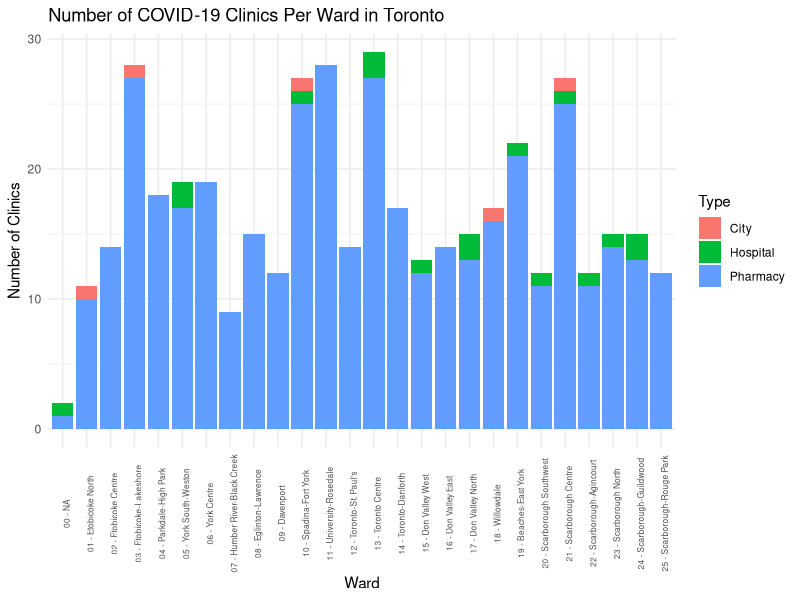
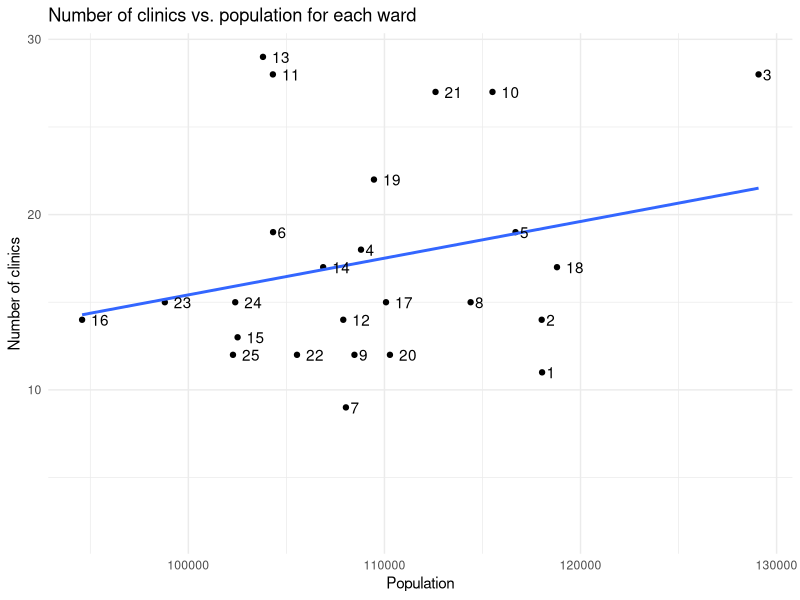
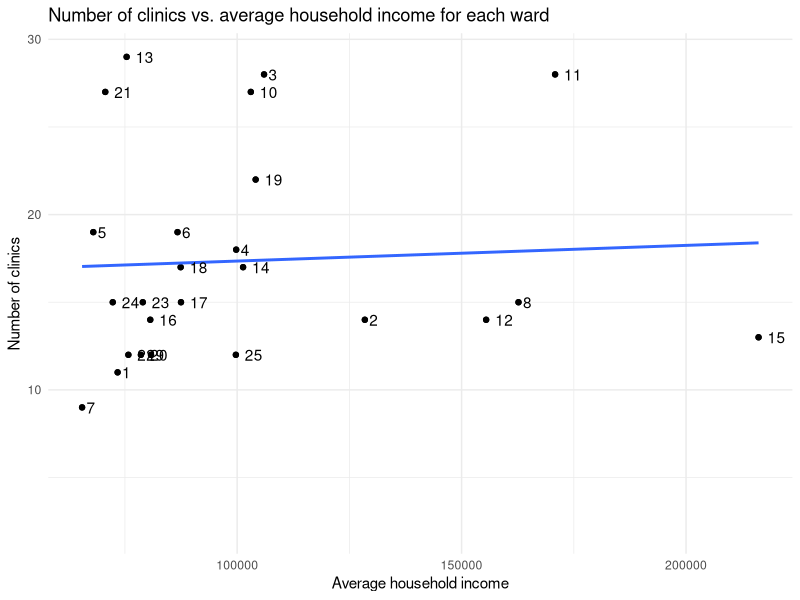

The R source for these figures, in order:
## ---- chunk 1
#| message: false
#| echo: false

#### Workspace set-up ####

## Load packages
library(tidyverse) # a collection of data-related packages
library(knitr) # for kable
library(kableExtra)
library(here)
library(ggbeeswarm)

#### Read in cleaned data ####

cleaned_clinic_data = read_csv(
  file = here("inputs/data/cleaned_clinic_data.csv"),
  show_col_types = FALSE
)

summarized_clinic_data = read_csv(
  file = here("inputs/data/summarized_clinic_data.csv"),
  show_col_types = FALSE
)
## ---- chunk 2
#| echo: false
#| message: false
#| label: tbl-cleaned_clinic_data
#| tbl-cap: Sample of cleaned Covid-19 clinic data

#referenced kable stying from https://github.com/EthanSansom/torontocitytrees/blob/main/outputs/paper/paper.Rmd
head(cleaned_clinic_data, 5) |>
  kable(
    col.names = c("ID", "Name", "Type", "Ward Name"),
    booktabs = TRUE
  )
## ---- chunk 3
#| echo: false
#| message: false
#| label: tbl-cleaned_ward_profile_data
#| tbl-cap: Sample of cleaned ward profile data

summarized_clinic_data |>
  select (ward_code, population, income) |>
  arrange (ward_code) |>
  slice(2:6) |>
  kable(
    col.names = c("Ward Code", "Popluation", "Income"),
    booktabs = TRUE
  )

## ---- chunk 4
#| echo: false
#| message: false
#| label: tbl-summarized_ward_profile
#| tbl-cap: Ward profile details

summarized_clinic_data |>
  arrange (ward_code) |>
  relocate(any_of(c("ward_code", "ward_name", "num_clinics", "population", "income"))) |>
  kable(
    booktabs = TRUE,
    col.names = c("Ward Code", "Ward Name", "Number of Clinics", "Population", "Income"),
    align = c("c", "l", "c", "c", "c")
        )
## ---- chunk 5
#| echo: false
#| message: false
#| label: fig-clinic_statistics
#| fig-cap: Number of COVID-19 clinics per ward in Toronto

# referenced leading zero code from https://www.edureka.co/community/2486/how-to-add-leading-zeros-in-r
cleaned_clinic_data |>
  merge(summarized_clinic_data) |>
  ggplot(aes(x = paste(sprintf("%02d", ward_code), "-", ward_name), fill = location_type)) + 
  geom_bar() + #bar graph
  theme_minimal() + #neater theme
  theme(axis.text.x = element_text(angle=90, size = 6)) + #rotate x-axis & smaller font
  labs(
    title = "Number of COVID-19 Clinics Per Ward in Toronto",
    x = "Ward",
    y = "Number of Clinics",
    fill = "Type"
  )  #add labels

## ---- chunk 6
#| echo: false
#| message: false
#| warning: false
#| label: fig-compare_clinic_population
#| fig-cap: "Correlations between number of clinics vs. population"

summarized_clinic_data |>
  ggplot(aes(x = population, y = num_clinics, label = ward_code)) + 
  geom_point() + 
  geom_smooth(method=lm, se=FALSE) + 
  geom_text(hjust=-0.5, vjust=0.5) +
  labs(
    title = "Number of clinics vs. population for each ward",
    x = "Population",
    y = "Number of clinics",
    label = "Ward Code"
  ) +
  theme_minimal()
## ---- chunk 7
#| echo: false
#| message: false
#| warning: false
#| label: fig-compare_clinic_income
#| fig-cap: "Correlations between number of clinics vs. average household income"

summarized_clinic_data |>
  ggplot(aes(x = income, y = num_clinics, label = ward_code)) + 
  geom_point() + 
  geom_beeswarm() +
  geom_smooth(method=lm, se=FALSE) + 
  geom_text(hjust=-0.5, vjust=0.5) + 
  labs(
    title = "Number of clinics vs. average household income for each ward",
    x = "Average household income",
    y = "Number of clinics",
    label = "Ward Code"
  ) +
  theme_minimal()
